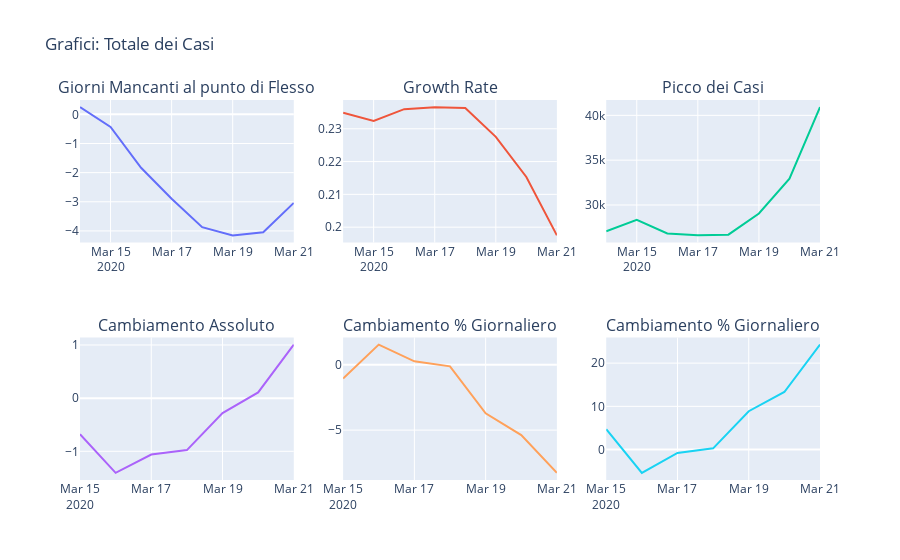

Source (notebook cell):
### Markdown cell above
## Totale Casi

### Code cell
df = run_fit(region_temp, 'totale_casi')
print_plot(df, 'Grafici: Totale dei Casi')

### Figure 1 — Plotly figure (JSON) as saved in the notebook; plotly's stock layout.template omitted (floating-point values rounded to 4 significant figures)
{"data": [{"mode": "lines", "name": "Numero di Giorni Mancanti a Metà del Picco", "type": "scatter", "x": ["2020-03-14", "2020-03-15", "2020-03-16", "2020-03-17", "2020-03-18", "2020-03-19", "2020-03-20", "2020-03-21"], "xaxis": "x", "y": [0.2477, -0.4298, -1.835, -2.895, -3.872, -4.153, -4.046, -3.039], "yaxis": "y"}, {"mode": "lines", "name": "Growth Rate", "type": "scatter", "x": ["2020-03-14", "2020-03-15", "2020-03-16", "2020-03-17", "2020-03-18", "2020-03-19", "2020-03-20", "2020-03-21"], "xaxis": "x2", "y": [0.2349, 0.2324, 0.236, 0.2366, 0.2363, 0.2276, 0.2153, 0.1975], "yaxis": "y2"}, {"mode": "lines", "name": "Picco dei Casi", "type": "scatter", "x": ["2020-03-14", "2020-03-15", "2020-03-16", "2020-03-17", "2020-03-18", "2020-03-19", "2020-03-20", "2020-03-21"], "xaxis": "x3", "y": [27060.0, 28340.0, 26820.0, 26610.0, 26680.0, 29050.0, 32920.0, 40920.0], "yaxis": "y3"}, {"mode": "lines", "name": "Numero di Giorni Mancanti a Metà del Picco", "type": "scatter", "x": ["2020-03-15", "2020-03-16", "2020-03-17", "2020-03-18", "2020-03-19", "2020-03-20", "2020-03-21"], "xaxis": "x4", "y": [-0.6775, -1.405, -1.06, -0.9764, -0.2816, 0.107, 1.007], "yaxis": "y4"}, {"mode": "lines", "name": "Growth Rate", "type": "scatter", "x": ["2020-03-15", "2020-03-16", "2020-03-17", "2020-03-18", "2020-03-19", "2020-03-20", "2020-03-21"], "xaxis": "x5", "y": [-1.057, 1.543, 0.2672, -0.1183, -3.709, -5.379, -8.273], "yaxis": "y5"}, {"mode": "lines", "name": "Picco dei Casi", "type": "scatter", "x": ["2020-03-15", "2020-03-16", "2020-03-17", "2020-03-18", "2020-03-19", "2020-03-20", "2020-03-21"], "xaxis": "x6", "y": [4.713, -5.381, -0.7761, 0.2927, 8.875, 13.33, 24.28], "yaxis": "y6"}], "layout": {"annotations": [{"font": {"size": 16}, "showarrow": false, "text": "Giorni Mancanti al punto di Flesso", "x": 0.1444, "xanchor": "center", "xref": "paper", "y": 1, "yanchor": "bottom", "yref": "paper"}, {"font": {"size": 16}, "showarrow": false, "text": "Growth Rate", "x": 0.5, "xanchor": "center", "xref": "paper", "y": 1, "yanchor": "bottom", "yref": "paper"}, {"font": {"size": 16}, "showarrow": false, "text": "Picco dei Casi", "x": 0.8556, "xanchor": "center", "xref": "paper", "y": 1, "yanchor": "bottom", "yref": "paper"}, {"font": {"size": 16}, "showarrow": false, "text": "Cambiamento Assoluto", "x": 0.1444, "xanchor": "center", "xref": "paper", "y": 0.375, "yanchor": "bottom", "yref": "paper"}, {"font": {"size": 16}, "showarrow": false, "text": "Cambiamento % Giornaliero", "x": 0.5, "xanchor": "center", "xref": "paper", "y": 0.375, "yanchor": "bottom", "yref": "paper"}, {"font": {"size": 16}, "showarrow": false, "text": "Cambiamento % Giornaliero", "x": 0.8556, "xanchor": "center", "xref": "paper", "y": 0.375, "yanchor": "bottom", "yref": "paper"}], "showlegend": false, "title": {"text": "Grafici: Totale dei Casi"}, "xaxis": {"anchor": "y", "domain": [0, 0.2889]}, "xaxis2": {"anchor": "y2", "domain": [0.3556, 0.6444]}, "xaxis3": {"anchor": "y3", "domain": [0.7111, 1]}, "xaxis4": {"anchor": "y4", "domain": [0, 0.2889]}, "xaxis5": {"anchor": "y5", "domain": [0.3556, 0.6444]}, "xaxis6": {"anchor": "y6", "domain": [0.7111, 1]}, "yaxis": {"anchor": "x", "domain": [0.625, 1]}, "yaxis2": {"anchor": "x2", "domain": [0.625, 1]}, "yaxis3": {"anchor": "x3", "domain": [0.625, 1]}, "yaxis4": {"anchor": "x4", "domain": [0, 0.375]}, "yaxis5": {"anchor": "x5", "domain": [0, 0.375]}, "yaxis6": {"anchor": "x6", "domain": [0, 0.375]}}}
